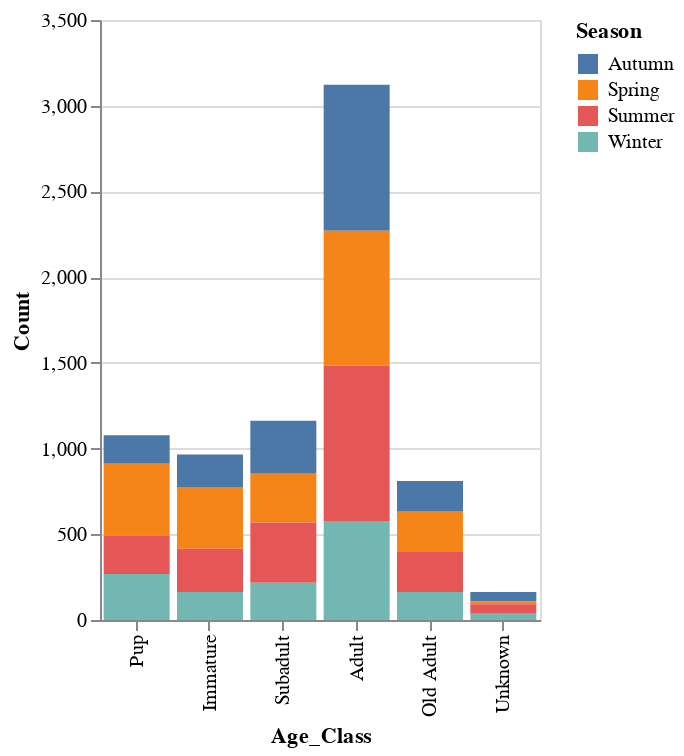

Here is the notebook cell this chart was saved with:
### Code cell
alt.Chart(age_seasonal_df).mark_bar().encode(
    color='Season',
    x=alt.X('Age_Class', sort=['Pup', 'Immature', 'Subadult', 'Adult', 'Old Adult', 'Unknown']),
    y='Count',
).properties(width=220)

### Figure 1 — Vega-Lite specification as saved in the notebook (floating-point values rounded to 4 significant figures)
{"config": {"view": {"continuousWidth": 400, "continuousHeight": 300}}, "data": {"name": "data-a8e3fb7818145ac940c40d4c75e988e2"}, "mark": "bar", "encoding": {"color": {"type": "nominal", "field": "Season"}, "x": {"type": "nominal", "field": "Age_Class", "sort": ["Pup", "Immature", "Subadult", "Adult", "Old Adult", "Unknown"]}, "y": {"type": "quantitative", "field": "Count"}}, "width": 220, "$schema": "https://vega.github.io/schema/vega-lite/v4.8.1.json", "datasets": {"data-a8e3fb7818145ac940c40d4c75e988e2": [{"Season": "Autumn", "Age_Class": "Adult", "Count": 853}, {"Season": "Autumn", "Age_Class": "Immature", "Count": 189}, {"Season": "Autumn", "Age_Class": "Old Adult", "Count": 175}, {"Season": "Autumn", "Age_Class": "Pup", "Count": 165}, {"Season": "Autumn", "Age_Class": "Subadult", "Count": 310}, {"Season": "Autumn", "Age_Class": "Unknown", "Count": 54}, {"Season": "Spring", "Age_Class": "Adult", "Count": 787}, {"Season": "Spring", "Age_Class": "Immature", "Count": 361}, {"Season": "Spring", "Age_Class": "Old Adult", "Count": 239}, {"Season": "Spring", "Age_Class": "Pup", "Count": 419}, {"Season": "Spring", "Age_Class": "Subadult", "Count": 284}, {"Season": "Spring", "Age_Class": "Unknown", "Count": 18}, {"Season": "Summer", "Age_Class": "Adult", "Count": 906}, {"Season": "Summer", "Age_Class": "Immature", "Count": 252}, {"Season": "Summer", "Age_Class": "Old Adult", "Count": 233}, {"Season": "Summer", "Age_Class": "Pup", "Count": 224}, {"Season": "Summer", "Age_Class": "Subadult", "Count": 352}, {"Season": "Summer", "Age_Class": "Unknown", "Count": 56}, {"Season": "Winter", "Age_Class": "Adult", "Count": 577}, {"Season": "Winter", "Age_Class": "Immature", "Count": 163}, {"Season": "Winter", "Age_Class": "Old Adult", "Count": 164}, {"Season": "Winter", "Age_Class": "Pup", "Count": 269}, {"Season": "Winter", "Age_Class": "Subadult", "Count": 217}, {"Season": "Winter", "Age_Class": "Unknown", "Count": 36}]}}
